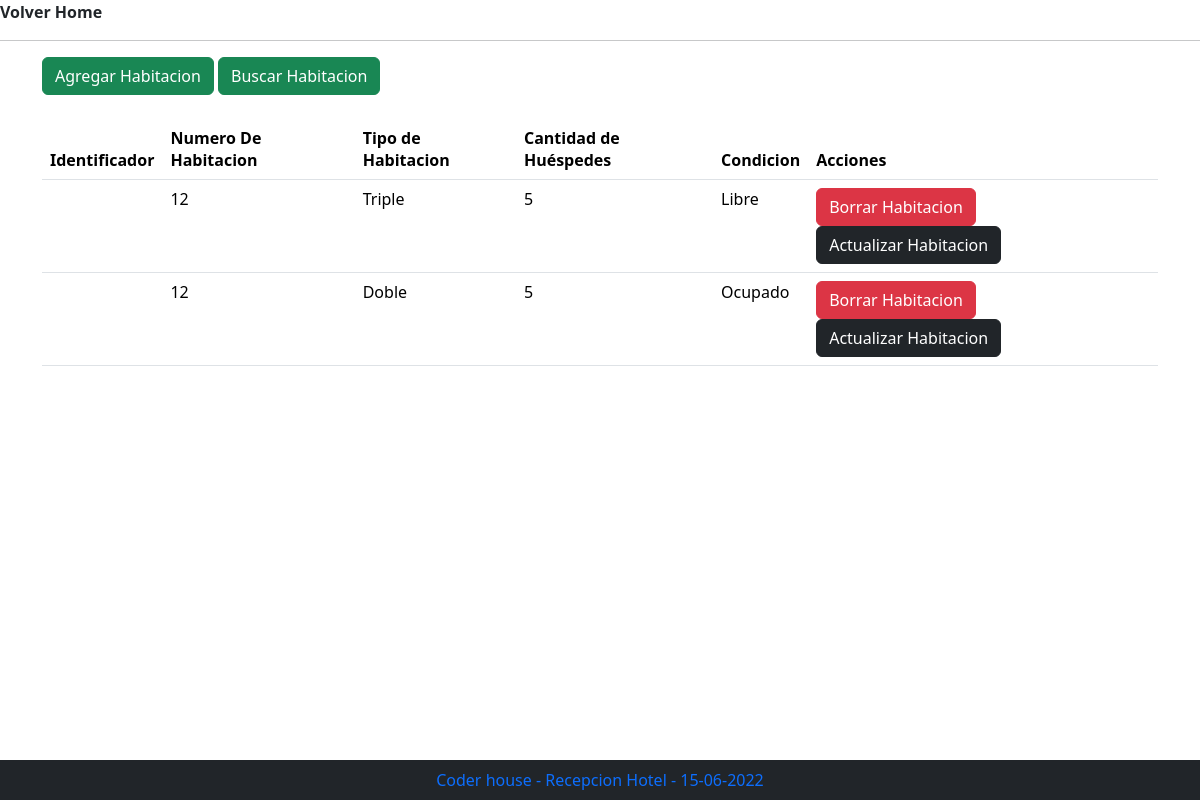
Before: /lista_habitaciones/ with the older database file.
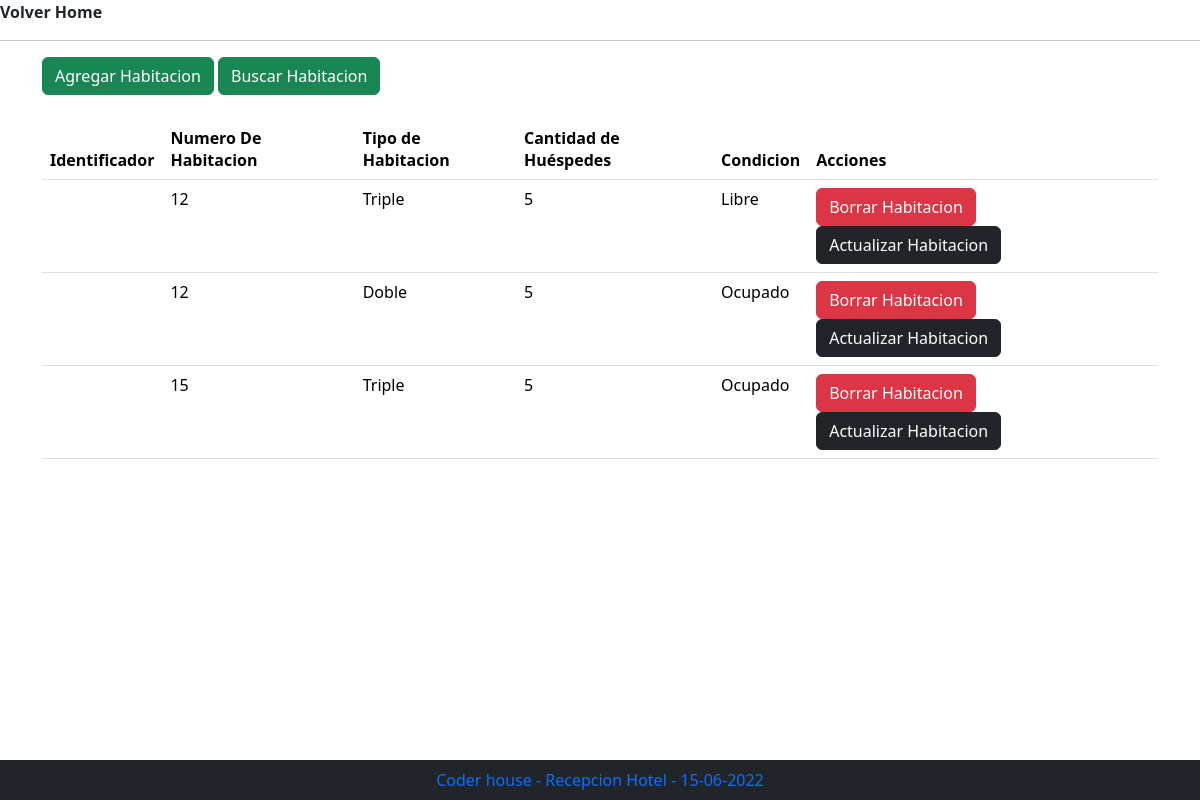
After: the same page with the newer database file.
### recepcion/models.py (models this page shows)
class Habitacion(models.Model):
    numhabitacion = models.IntegerField(default=0)
    tipohabitacion = models.CharField(max_length=100)
    canthuespedes = models.IntegerField(default=0)
    condicion = models.CharField(max_length=100)

### recepcion/views.py (the view)
# urls.py: path('lista_habitaciones/', listahabitaciones, name="lista_habitaciones"),
def listahabitaciones(request):
    habitaciones = Habitacion.objects.all()
    template = loader.get_template('recepcion/lista_habitaciones.html')
    context = {
        'habitaciones' : habitaciones,
    }
    return HttpResponse(template.render(context, request))

### recepcion/templates/recepcion/lista_habitaciones.html (shortened to what this page needs)
{% load bootstrap5 %}
{% bootstrap_css %}
<a class="nav-link active" href="{%url  'index' %}"> <b>Volver Home</b></a>
<hr>
  <div class="container">
    <div class="row">
    <div class="col">
      {% url 'cargar_habitacion' as cargar_habitacion_url %}
      {% url 'buscar_habitacion' as buscar_habitacion_url %}
      {% bootstrap_button "Agregar Habitacion" button_class="btn-success" button_type="link" href=cargar_habitacion_url %}
      {% bootstrap_button "Buscar Habitacion" button_class="btn-success" button_type="link" href=buscar_habitacion_url %}
      <div>
    <div>
    <br>
    <div class="row">
      <div class="col">
          {% if habitaciones %}
          <table class="table">
              <thead>
                  <th scope="col">Identificador</th>
                  <th scope="col">Numero De Habitacion</th>
                  <th scope="col">Tipo de Habitacion</th>
                  <th scope="col">Cantidad de Huéspedes</th>
                  <th scope="col">Condicion</th>
                  <th scope="col">Acciones</th>
              </thead>
              {% for h in habitaciones %}
              <tbody>
                  <tr>
                      <th scope="row">{{t.id}} </th>
                      <td> {{h.numhabitacion}} </td>
                      <td> {{h.tipohabitacion}} </td>
                      <td> {{h.canthuespedes}} </td>
                      <td> {{h.condicion}} </td>
                      <td>
                        {% url 'borrar_habitacion' identificador=h.id as borrar_habitacion_url %}
                        {% url 'actualizar_habitacion' identificador=h.id as actualizar_habitacion_url %}
                        {% bootstrap_button "Borrar Habitacion" size="sm" button_class="btn-danger" button_type="link" href=borrar_habitacion_url %}
                        {% bootstrap_button "Actualizar Habitacion" size="sm" button_class="btn-dark" button_type="link" href=actualizar_habitacion_url %}
                      </td>
                  </tr>
              </tbody>
              {% endfor %}
          </table>
          {% else %}
              <p><b>No tienes Habitaciones Cargadas</b></p>
          {% endif %}
      </div>
    </div>
  </div>
<br><br><br>
<ul class="nav bg-dark fixed-bottom justify-content-center">
    <li class="nav-item">
      <a class="nav-link active" href="{%url  'index' %}">Coder house - Recepcion Hotel - {% now 'd-m-Y' %}</a>
    </li>
</ul>

Changed rows visible on the page:
added Habitacion: numhabitacion "15", tipohabitacion "Triple", canthuespedes "5", condicion "Ocupado", bootstrap_button "Borrar Habitacion", bootstrap_button "Actualizar Habitacion"
